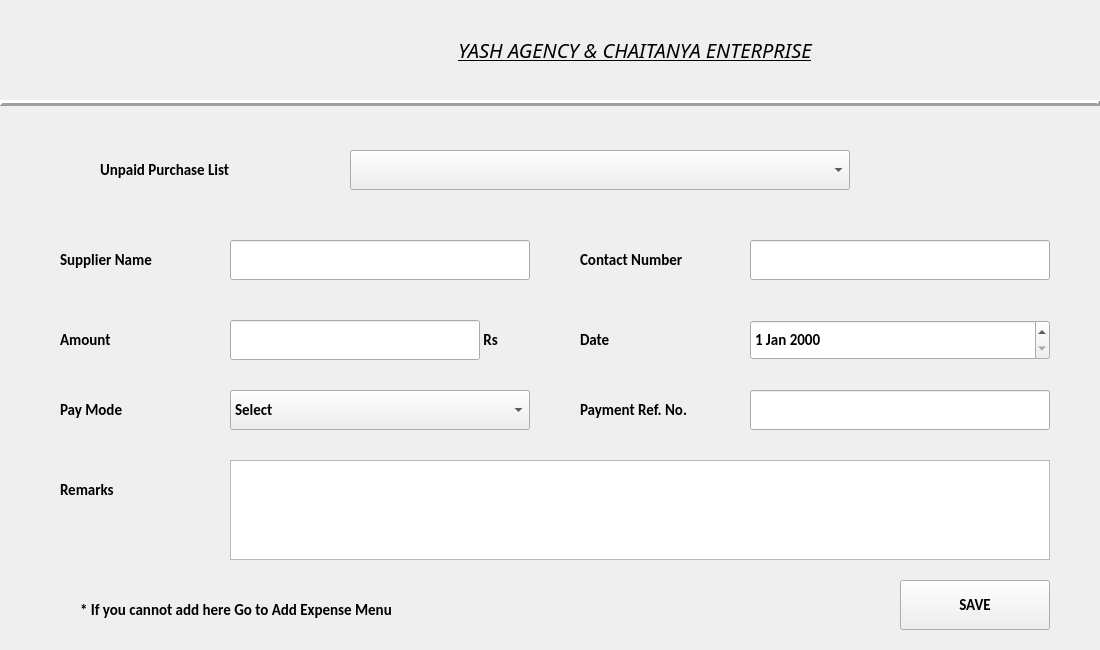
<?xml version="1.0" encoding="UTF-8"?>
<ui version="4.0">
 <class>Form</class>
 <widget class="QWidget" name="Form">
  <property name="geometry">
   <rect>
    <x>0</x>
    <y>0</y>
    <width>1100</width>
    <height>650</height>
   </rect>
  </property>
  <property name="font">
   <font>
    <family>Calibri</family>
    <pointsize>11</pointsize>
    <weight>75</weight>
    <bold>true</bold>
   </font>
  </property>
  <property name="windowTitle">
   <string>Payment Out</string>
  </property>
  <widget class="QComboBox" name="payMode_ComboBox">
   <property name="geometry">
    <rect>
     <x>230</x>
     <y>390</y>
     <width>300</width>
     <height>40</height>
    </rect>
   </property>
   <item>
    <property name="text">
     <string>Select</string>
    </property>
   </item>
   <item>
    <property name="text">
     <string>Cash</string>
    </property>
   </item>
   <item>
    <property name="text">
     <string>Cheque</string>
    </property>
   </item>
   <item>
    <property name="text">
     <string>Online Payment</string>
    </property>
   </item>
   <item>
    <property name="text">
     <string>Bank Transfer</string>
    </property>
   </item>
  </widget>
  <widget class="QLineEdit" name="amount_Edit">
   <property name="geometry">
    <rect>
     <x>230</x>
     <y>320</y>
     <width>250</width>
     <height>40</height>
    </rect>
   </property>
  </widget>
  <widget class="QPushButton" name="saveButton">
   <property name="geometry">
    <rect>
     <x>900</x>
     <y>580</y>
     <width>150</width>
     <height>50</height>
    </rect>
   </property>
   <property name="text">
    <string>SAVE</string>
   </property>
  </widget>
  <widget class="QLabel" name="label_3">
   <property name="geometry">
    <rect>
     <x>60</x>
     <y>470</y>
     <width>150</width>
     <height>40</height>
    </rect>
   </property>
   <property name="text">
    <string>Remarks</string>
   </property>
  </widget>
  <widget class="QLineEdit" name="refId_Edit">
   <property name="geometry">
    <rect>
     <x>750</x>
     <y>390</y>
     <width>300</width>
     <height>40</height>
    </rect>
   </property>
   <property name="text">
    <string/>
   </property>
  </widget>
  <widget class="Line" name="line_2">
   <property name="geometry">
    <rect>
     <x>0</x>
     <y>95</y>
     <width>1100</width>
     <height>16</height>
    </rect>
   </property>
   <property name="frameShadow">
    <enum>QFrame::Raised</enum>
   </property>
   <property name="lineWidth">
    <number>3</number>
   </property>
   <property name="orientation">
    <enum>Qt::Horizontal</enum>
   </property>
  </widget>
  <widget class="QComboBox" name="unpaidPurchase_ComboBox">
   <property name="geometry">
    <rect>
     <x>350</x>
     <y>150</y>
     <width>500</width>
     <height>40</height>
    </rect>
   </property>
  </widget>
  <widget class="QLabel" name="label_5">
   <property name="geometry">
    <rect>
     <x>100</x>
     <y>150</y>
     <width>200</width>
     <height>40</height>
    </rect>
   </property>
   <property name="text">
    <string>Unpaid Purchase List</string>
   </property>
  </widget>
  <widget class="QLabel" name="label_11">
   <property name="geometry">
    <rect>
     <x>580</x>
     <y>390</y>
     <width>160</width>
     <height>40</height>
    </rect>
   </property>
   <property name="text">
    <string>Payment Ref. No.</string>
   </property>
  </widget>
  <widget class="QLineEdit" name="contact_Edit">
   <property name="geometry">
    <rect>
     <x>750</x>
     <y>240</y>
     <width>300</width>
     <height>40</height>
    </rect>
   </property>
  </widget>
  <widget class="QLabel" name="label">
   <property name="geometry">
    <rect>
     <x>580</x>
     <y>320</y>
     <width>150</width>
     <height>40</height>
    </rect>
   </property>
   <property name="text">
    <string>Date</string>
   </property>
  </widget>
  <widget class="QLabel" name="Y_2">
   <property name="geometry">
    <rect>
     <x>0</x>
     <y>0</y>
     <width>180</width>
     <height>100</height>
    </rect>
   </property>
   <property name="text">
    <string/>
   </property>
   <property name="pixmap">
    <pixmap>../Images/yash_logo.jpeg</pixmap>
   </property>
   <property name="scaledContents">
    <bool>true</bool>
   </property>
  </widget>
  <widget class="QLabel" name="label_7">
   <property name="geometry">
    <rect>
     <x>480</x>
     <y>320</y>
     <width>50</width>
     <height>40</height>
    </rect>
   </property>
   <property name="text">
    <string> Rs</string>
   </property>
  </widget>
  <widget class="QLabel" name="label_10">
   <property name="geometry">
    <rect>
     <x>60</x>
     <y>390</y>
     <width>150</width>
     <height>40</height>
    </rect>
   </property>
   <property name="text">
    <string>Pay Mode</string>
   </property>
  </widget>
  <widget class="QDateEdit" name="dateEdit">
   <property name="geometry">
    <rect>
     <x>750</x>
     <y>320</y>
     <width>300</width>
     <height>40</height>
    </rect>
   </property>
  </widget>
  <widget class="QTextEdit" name="remarks_Edit">
   <property name="geometry">
    <rect>
     <x>230</x>
     <y>460</y>
     <width>820</width>
     <height>100</height>
    </rect>
   </property>
  </widget>
  <widget class="QLabel" name="label_9">
   <property name="geometry">
    <rect>
     <x>580</x>
     <y>240</y>
     <width>160</width>
     <height>40</height>
    </rect>
   </property>
   <property name="text">
    <string>Contact Number</string>
   </property>
  </widget>
  <widget class="QLabel" name="label_2">
   <property name="geometry">
    <rect>
     <x>270</x>
     <y>10</y>
     <width>730</width>
     <height>80</height>
    </rect>
   </property>
   <property name="font">
    <font>
     <family>News701 BT</family>
     <pointsize>15</pointsize>
     <weight>50</weight>
     <italic>true</italic>
     <bold>false</bold>
     <underline>true</underline>
    </font>
   </property>
   <property name="text">
    <string>YASH AGENCY &amp; CHAITANYA ENTERPRISE</string>
   </property>
   <property name="scaledContents">
    <bool>true</bool>
   </property>
   <property name="alignment">
    <set>Qt::AlignCenter</set>
   </property>
   <property name="wordWrap">
    <bool>false</bool>
   </property>
  </widget>
  <widget class="QLabel" name="label_6">
   <property name="geometry">
    <rect>
     <x>60</x>
     <y>320</y>
     <width>150</width>
     <height>40</height>
    </rect>
   </property>
   <property name="text">
    <string>Amount</string>
   </property>
  </widget>
  <widget class="QLabel" name="label_8">
   <property name="geometry">
    <rect>
     <x>60</x>
     <y>240</y>
     <width>150</width>
     <height>40</height>
    </rect>
   </property>
   <property name="text">
    <string>Supplier Name</string>
   </property>
  </widget>
  <widget class="QLineEdit" name="supplierName_Edit">
   <property name="geometry">
    <rect>
     <x>230</x>
     <y>240</y>
     <width>300</width>
     <height>40</height>
    </rect>
   </property>
  </widget>
  <widget class="QLabel" name="label_4">
   <property name="geometry">
    <rect>
     <x>80</x>
     <y>590</y>
     <width>500</width>
     <height>40</height>
    </rect>
   </property>
   <property name="text">
    <string>* If you cannot add here Go to Add Expense Menu</string>
   </property>
  </widget>
 </widget>
 <resources/>
 <connections/>
</ui>
